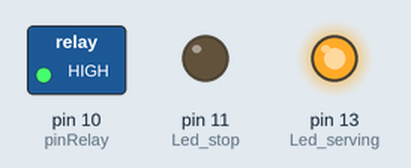
Recording of a sketch running on a simulated Arduino Uno, built with avr-gcc and run on an emulated ATmega328P. Parts: switched loads named in the sketch (green lamp = pin HIGH), output pins drawn as LEDs (lit = HIGH).

Above: at 0.1 s.
At 17.1 s:
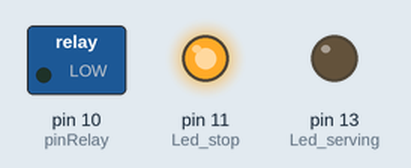
Timing chart, 0 to 18.6 s (numbered marks = the images above):
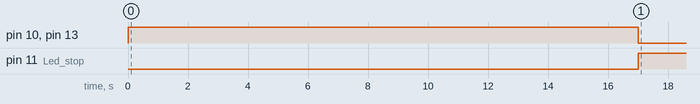

The sketch:

catFeeder.ino
```cpp
/* Code for cat automatic croquette dispenser
Motor relay connected to the pin 10
*/

/* For Arduino MINI Pro 328 5V
TX -> TX1
RX -> RX
VCC -> 5V
GND -> GND
Rst -> RESET
*/

int pinRelay=10;// Pin to command the relay
int oneFullDoseTime=120;// Time in second for a one day full dose meal
int nbMeals=7;// Number of meals wanted per day
unsigned long timeStart;
unsigned long currentTime;
const long delayFeed=oneFullDoseTime/nbMeals*1000;

void setup(){
  pinMode(pinRelay,OUTPUT);
  pinMode(13,OUTPUT); //Led serving
  pinMode(11,OUTPUT); //Led stop
  timeStart=millis();
}

void loop(){
  currentTime=millis();
  if(currentTime-timeStart<delayFeed){ // While feeding time not passed continue
    digitalWrite(pinRelay,HIGH);
    digitalWrite(13,HIGH);
  }else{ // When feeding is passed stop everything
    digitalWrite(pinRelay,LOW);
    digitalWrite(13,LOW);
    digitalWrite(11,HIGH);
    delay(10000); // Wait 10 seconds
  }
  delay(500); // Temporise the loop, for more precision decrease the time
}
```

Measured:
- by itself, pin 10 (pinRelay), pin 13 (Led_serving): LOW → HIGH at 0.00 s, → LOW 17.0 s later
- by itself, pin 11 (Led_stop): LOW → HIGH at 17.0 s
